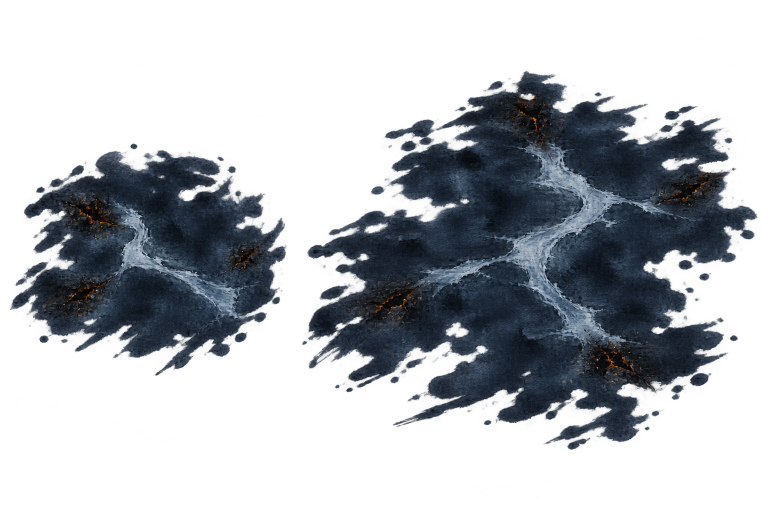
#> input picture Artifacts/GraphicsRemediation/SkillAnimation/SeojinActive2CraneWingFormation/ground-field-fresh-revision-01/candidates/candidate-B-joint-contact.png, 1536 x 1024 px, found by its file name (shown at 1/2 size)
$ python build_stage1_evidence.py
#> lines starting #> are read from the running program, lines starting #| are printed output that depends on the picture
from pathlib import Path
from PIL import Image,ImageOps,ImageDraw
import hashlib,json,shutil

root=Path('/Users/pvenus/ProjectBS/Artifacts/GraphicsRemediation/SkillAnimation/SeojinActive2CraneWingFormation/ground-field-fresh-revision-01')
src=root/'candidates/candidate-B-joint-contact.png'
sel=root/'selected';ev=root/'evidence';sel.mkdir(exist_ok=True);ev.mkdir(exist_ok=True)
shutil.copyfile(src,sel/'candidate-B-selected-joint-contact.png')
im=Image.open(src).convert('RGBA')
#> im is the input picture: PIL image 1536x1024 RGBA; mean R, G, B, A 21.7, 28, 36.2, 86.8
# The alpha-column valley is x574..600. Split at600 without crossing either connected field.
parts={'G2':im.crop((0,0,600,1024)),'G3':im.crop((600,0,1536,1024))}
members={}
for grade,p in parts.items():
    bbox=p.getbbox();q=p.crop(bbox)
    canvas=Image.new('RGBA',(1024,1024),(0,0,0,0));x=(1024-q.width)//2;y=(1024-q.height)//2;canvas.paste(q,(x,y),q)
    path=sel/f'{grade.lower()}-hold-key.png';canvas.save(path,compress_level=9)
    members[grade]={'path':str(path),'sha256':hashlib.sha256(path.read_bytes()).hexdigest(),'sourceBBox':bbox,'canvasPaste':[x,y,q.width,q.height]}
#> this loop made 2 passes
#> (grade, bbox, x, y) on passes 1 to 2: ('G2', (0, 32, 600, 952), 212, 52), ('G3', (1, 9, 924, 1024), 50, 4)
#> pass 1, `q = p.crop(bbox)`:
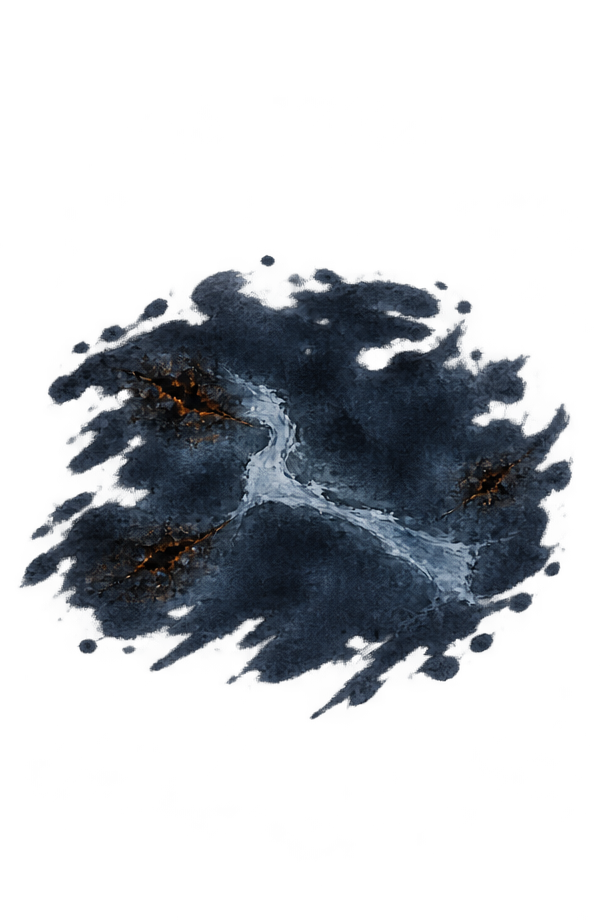
#> q: PIL image 600x920 RGBA; mean R, G, B, A 19.2, 24.7, 31.9, 70; transparent parts drawn white
#> pass 1, `path = sel / f'{grade.lower()}-hold-key.png'`:
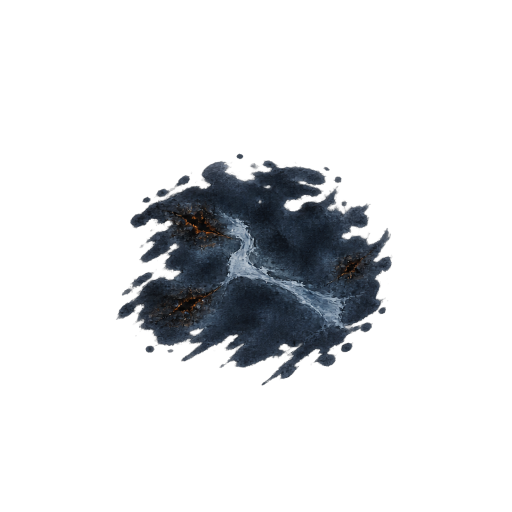
#> saved as g2-hold-key.png: PIL image 1024x1024 RGBA (shown at 1/2 size); mean R, G, B, A 5.8, 7.3, 9.2, 35.3; transparent parts drawn white
#> pass 2, `q = p.crop(bbox)`:
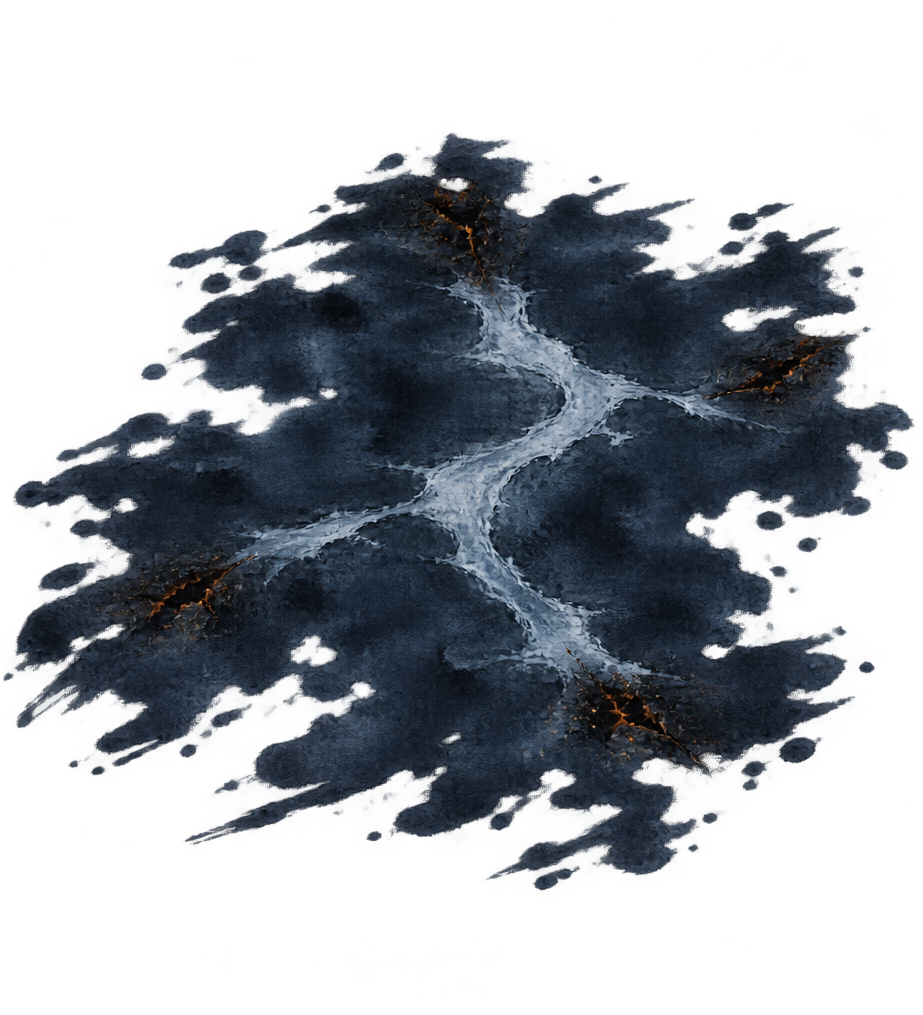
#> q: PIL image 923x1015 RGBA; mean R, G, B, A 24.9, 32.2, 41.7, 104.4; transparent parts drawn white
#> after the loop:
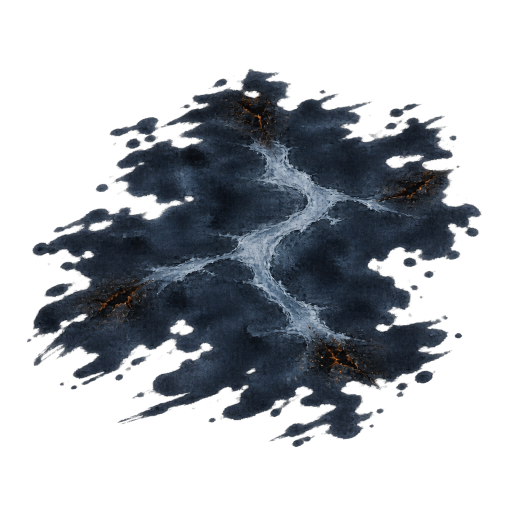
#> canvas: PIL image 1024x1024 RGBA (shown at 1/2 size); mean R, G, B, A 14.5, 18.2, 23.1, 89.9; transparent parts drawn white
#> after the loop, members = 2 items
contacts={}
for size in [200,80,32]:
    color=Image.new('RGB',(size*2,size*2));gray=Image.new('L',(size*2,size*2))
#> after `color = Image.new('RGB', (size * 2, size * 2))`: color: PIL image 400x400 RGB; every value is 0
#> after `gray = Image.new('L', (size * 2, size * 2))`: gray: PIL image 400x400 L; every value is 0
    for col,grade in enumerate(['G2','G3']):
        fg=Image.open(members[grade]['path']).resize((size,size),Image.Resampling.LANCZOS)
        for row,bg in enumerate([(236,231,215),(20,23,29)]):
            base=Image.new('RGBA',(size,size),bg+(255,));comp=Image.alpha_composite(base,fg).convert('RGB');color.paste(comp,(col*size,row*size));gray.paste(ImageOps.grayscale(comp),(col*size,row*size))
#> this loop made 2 passes
#> pass 1, `base = Image.new('RGBA', (size, size), bg + (255,))`:
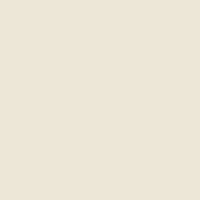
#> base: PIL image 200x200 RGBA; mean R, G, B, A 236, 231, 215, 255
#> after the loop:
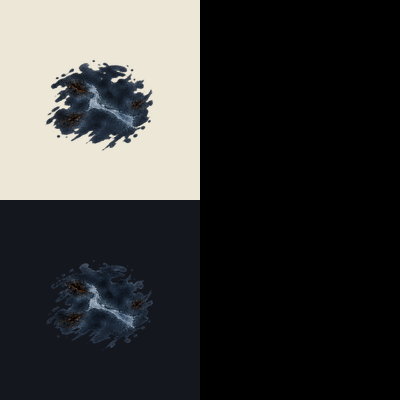
#> color: PIL image 400x400 RGB; mean R, G, B 57.8, 58.1, 56.8
    cp=ev/f'joint-{size}-light-dark-color.png';gp=ev/f'joint-{size}-light-dark-gray.png';color.save(cp);gray.save(gp)
    contacts[str(size)]={'color':str(cp),'colorSHA256':hashlib.sha256(cp.read_bytes()).hexdigest(),'gray':str(gp),'graySHA256':hashlib.sha256(gp.read_bytes()).hexdigest()}
# Simulated oblique ground placement, evidence only.
ground=Image.new('RGB',(1200,700),(116,108,88));d=ImageDraw.Draw(ground)
for y in range(80,700,70): d.line((0,y,1200,y+80),fill=(129,120,98),width=2)
for x in range(-300,1500,120): d.line((x,0,x+340,700),fill=(105,98,82),width=2)
for i,grade in enumerate(['G2','G3']):
    fg=Image.open(members[grade]['path']);scale=.48 if grade=='G2' else .56;fg=fg.resize((int(1024*scale),int(1024*scale)),Image.Resampling.LANCZOS)
    ground.paste(fg,(40 if i==0 else 600,130 if i==0 else 80),fg)
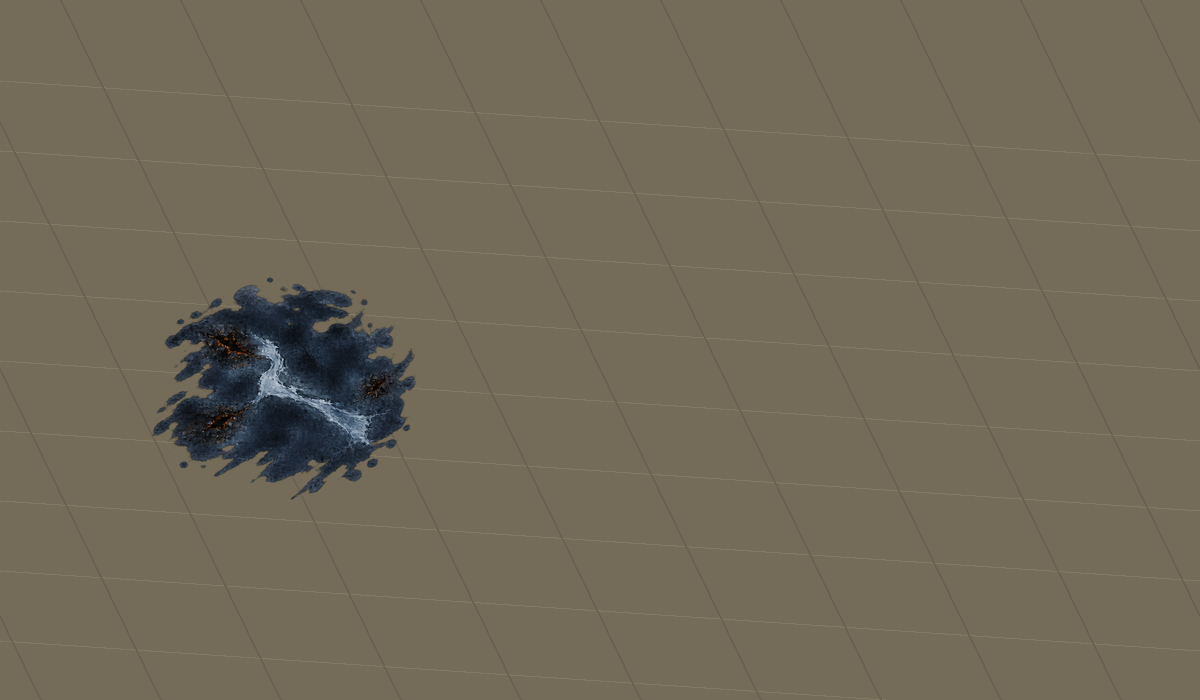
#> ground: PIL image 1200x700 RGB; mean R, G, B 112.9, 105.6, 87
gp=ev/'simulated-ground-placement.png';ground.save(gp)
manifest={'authoritySHA256':'2f7add4f8395f127a126950e4cfe9d21298cd90ce281b4f5310f39c25e60e396','selectedCandidate':'B','selectedJointPath':str(sel/'candidate-B-selected-joint-contact.png'),'selectedJointSHA256':hashlib.sha256((sel/'candidate-B-selected-joint-contact.png').read_bytes()).hexdigest(),'members':members,'contacts':contacts,'groundPlacement':str(gp),'groundPlacementSHA256':hashlib.sha256(gp.read_bytes()).hexdigest(),'stage':'hold-key exact2 only','motion':'HOLD','canonical':'HOLD'}
(root/'stage1-manifest.json').write_text(json.dumps(manifest,indent=2)+'\n')
print(hashlib.sha256((root/'stage1-manifest.json').read_bytes()).hexdigest())
